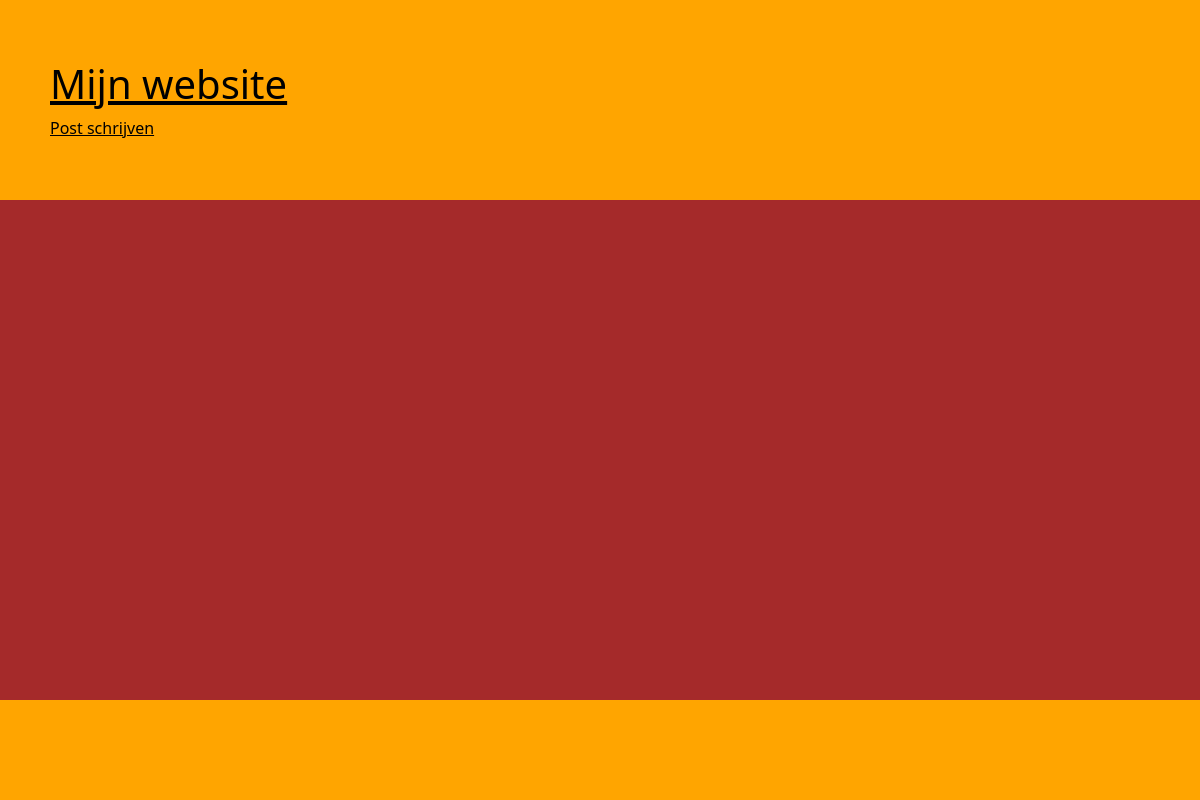
Before: / with the older database file.
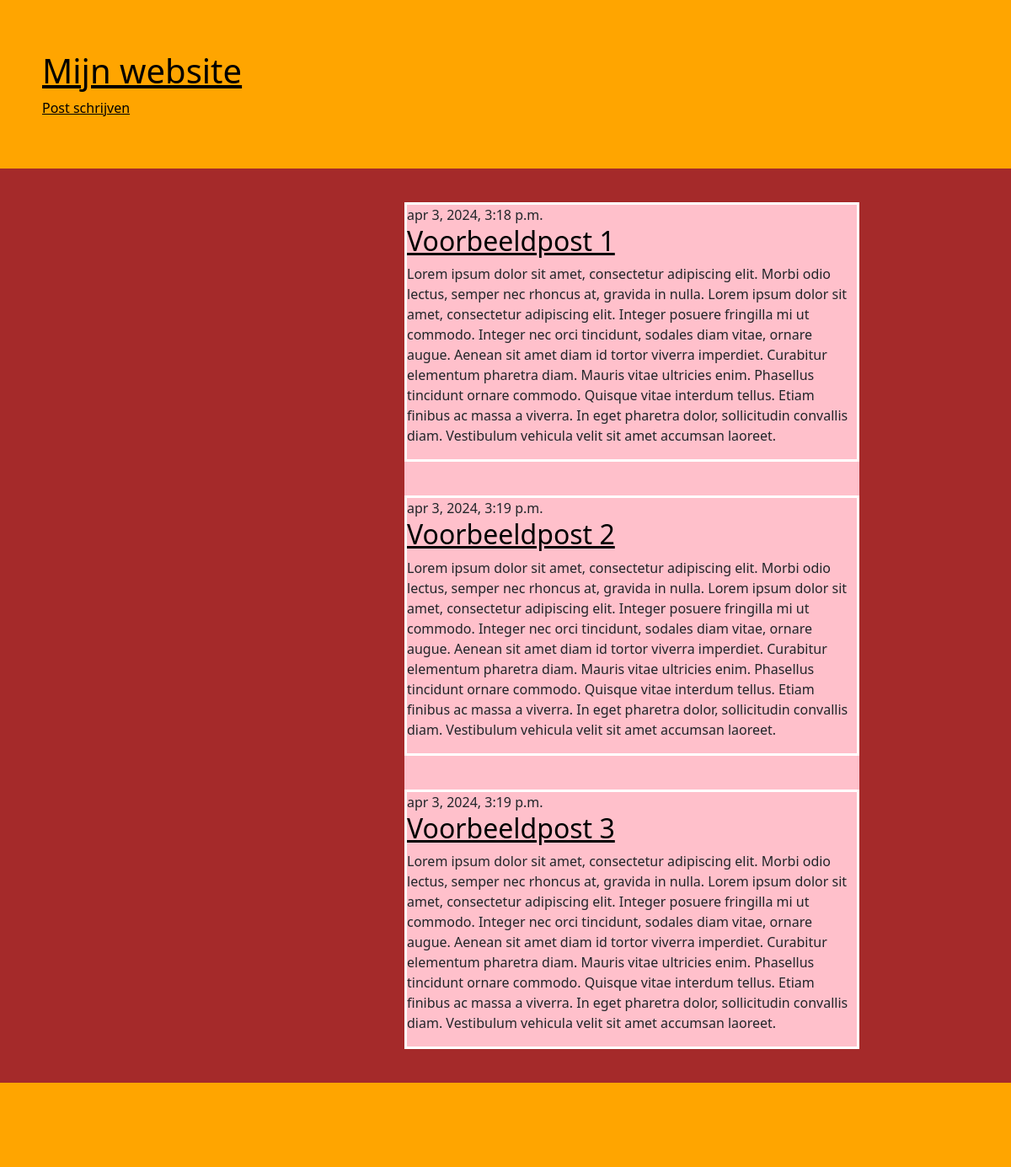
After: the same page with the newer database file.
### blog/models.py (models this page shows, shortened)
class Post(models.Model):
    author = models.ForeignKey(settings.AUTH_USER_MODEL, on_delete=models.CASCADE)
    title = models.CharField(max_length=200)
    text = models.TextField()
    created_date = models.DateTimeField(default=timezone.now)
    published_date = models.DateTimeField(blank=True, null=True)

### blog/views.py (the view)
# urls.py: path('', views.post_list, name='post_list'),
def post_list(request):
    posts = Post.objects.filter(published_date__lte=timezone.now()).order_by('published_date')
    return render(request, 'blog/post_list.html', {'posts': posts})

### blog/templates/blog/post_list.html
{% extends 'blog/base.html' %}
{% block inhoud %}
    <div id="inhoud">
        {% for post in posts %}
            <article class="post">
                <time class="date">{{ post.published_date }}</time>
                <h2><a href="{% url 'post_inhoud' pk=post.pk %}">{{ post.title }}</a></h2>
                <p>{{ post.text|linebreaksbr }}</p>
            </article>
        {% endfor %}
    </div>
{% endblock %}

### blog/templates/blog/base.html (shortened to what this page needs)
{% load static %}
<!DOCTYPE html>
<html lang="en" dir='ltr'>
<head>
    <link href="https://cdn.jsdelivr.net/npm/bootstrap@5.1.3/dist/css/bootstrap.min.css" rel="stylesheet">
    <link rel="stylesheet" href="{% static 'css/stijl.css' %}">
</head>
<body>
    <header>
        <a href="{% url 'post_list' %}"><h1>Mijn website</h1></a>
        <a href="{% url 'post_nieuw' %}" class="top-menu">Post schrijven</a>
    </header>
    <section>
        {% block inhoud %}
        {% endblock %}
    </section>
    <footer></footer>
</body>
</html>

### blog/static/css/stijl.css (style rules this page uses)
body { background-color: brown; display:flex; flex-direction: column; min-height: 100vh; margin:0; }
header { background-color: orange; height: 200px; display: flex; flex-direction: column; align-items: left; justify-content: center; padding-left: 50px; }
a { color: black; }
h1 { color: black; }
#inhoud { width: 45%; margin-left:40%; background-color: pink; margin-top:40px; }
article { max-width: 100%; margin-top: 40px; margin-bottom: 40px; background-color: pink; border: 3px solid white; }
h2 { color: orange; }
footer { background-color: orange; height: 100px; margin-top: auto; }

Changed rows visible on the page:
added Post: published_date "apr 3, 2024, 3:18 p.m.", title "Voorbeeldpost 1", text "Lorem ipsum dolor sit amet, consectetur adipiscing elit. Morbi odio lectus, semper nec rhoncus at, gravida in nulla. Lorem ipsum dolor sit amet, consectetur adipiscing elit. Integer posuere fringilla mi ut commodo. Integer nec orci tincidunt, sodales diam vitae, ornare augue. Aenean sit amet diam id tortor viverra imperdiet. Curabitur elementum pharetra diam. Mauris vitae ultricies enim. Phasellus tincidunt ornare commodo. Quisque vitae interdum tellus. Etiam finibus ac massa a viverra. In eget pharetra dolor, sollicitudin convallis diam. Vestibulum vehicula velit sit amet accumsan laoreet."
added Post: published_date "apr 3, 2024, 3:19 p.m.", title "Voorbeeldpost 2", text "Lorem ipsum dolor sit amet, consectetur adipiscing elit. Morbi odio lectus, semper nec rhoncus at, gravida in nulla. Lorem ipsum dolor sit amet, consectetur adipiscing elit. Integer posuere fringilla mi ut commodo. Integer nec orci tincidunt, sodales diam vitae, ornare augue. Aenean sit amet diam id tortor viverra imperdiet. Curabitur elementum pharetra diam. Mauris vitae ultricies enim. Phasellus tincidunt ornare commodo. Quisque vitae interdum tellus. Etiam finibus ac massa a viverra. In eget pharetra dolor, sollicitudin convallis diam. Vestibulum vehicula velit sit amet accumsan laoreet."
added Post: published_date "apr 3, 2024, 3:19 p.m.", title "Voorbeeldpost 3", text "Lorem ipsum dolor sit amet, consectetur adipiscing elit. Morbi odio lectus, semper nec rhoncus at, gravida in nulla. Lorem ipsum dolor sit amet, consectetur adipiscing elit. Integer posuere fringilla mi ut commodo. Integer nec orci tincidunt, sodales diam vitae, ornare augue. Aenean sit amet diam id tortor viverra imperdiet. Curabitur elementum pharetra diam. Mauris vitae ultricies enim. Phasellus tincidunt ornare commodo. Quisque vitae interdum tellus. Etiam finibus ac massa a viverra. In eget pharetra dolor, sollicitudin convallis diam. Vestibulum vehicula velit sit amet accumsan laoreet."
